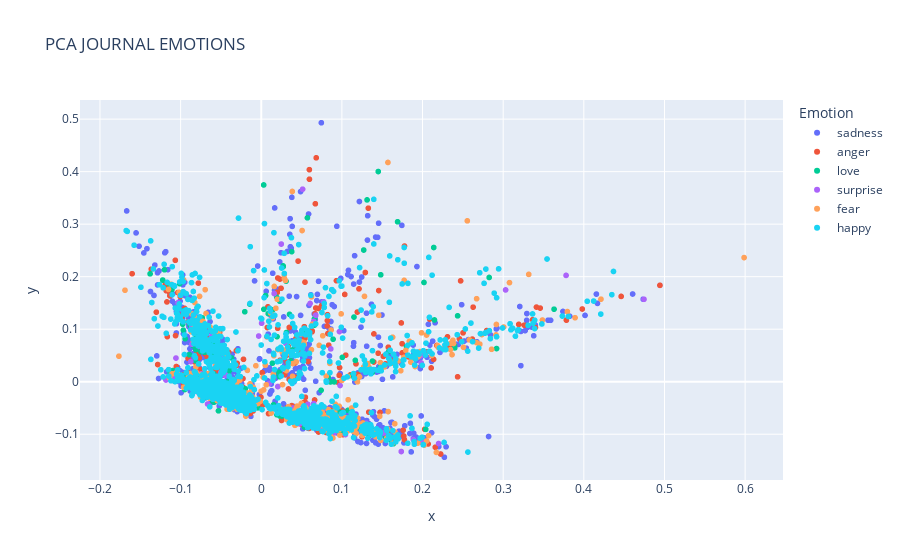

Here is the notebook cell this chart was saved with:
### Code cell
hero.scatterplot(dfJournal, col='pca_tfidf_clean_text',color='Emotion',title='PCA JOURNAL EMOTIONS')

### Figure 1 — Plotly figure (JSON) as saved in the notebook; plotly's stock layout.template omitted (floating-point values rounded to 4 significant figures; data arrays with more than 128 entries replaced by an {"elided": "..."} marker saying what was removed)
{"data": [{"hovertemplate": "Emotion=sadness<br>x=%{x}<br>y=%{y}<extra></extra>", "legendgroup": "sadness", "marker": {"color": "#636efa", "symbol": "circle"}, "mode": "markers", "name": "sadness", "showlegend": true, "type": "scattergl", "x": {"elided": "1443 float values"}, "xaxis": "x", "y": {"elided": "1443 float values"}, "yaxis": "y"}, {"hovertemplate": "Emotion=anger<br>x=%{x}<br>y=%{y}<extra></extra>", "legendgroup": "anger", "marker": {"color": "#EF553B", "symbol": "circle"}, "mode": "markers", "name": "anger", "showlegend": true, "type": "scattergl", "x": {"elided": "671 float values"}, "xaxis": "x", "y": {"elided": "671 float values"}, "yaxis": "y"}, {"hovertemplate": "Emotion=love<br>x=%{x}<br>y=%{y}<extra></extra>", "legendgroup": "love", "marker": {"color": "#00cc96", "symbol": "circle"}, "mode": "markers", "name": "love", "showlegend": true, "type": "scattergl", "x": {"elided": "401 float values"}, "xaxis": "x", "y": {"elided": "401 float values"}, "yaxis": "y"}, {"hovertemplate": "Emotion=surprise<br>x=%{x}<br>y=%{y}<extra></extra>", "legendgroup": "surprise", "marker": {"color": "#ab63fa", "symbol": "circle"}, "mode": "markers", "name": "surprise", "showlegend": true, "type": "scattergl", "x": {"elided": "198 float values"}, "xaxis": "x", "y": {"elided": "198 float values"}, "yaxis": "y"}, {"hovertemplate": "Emotion=fear<br>x=%{x}<br>y=%{y}<extra></extra>", "legendgroup": "fear", "marker": {"color": "#FFA15A", "symbol": "circle"}, "mode": "markers", "name": "fear", "showlegend": true, "type": "scattergl", "x": {"elided": "584 float values"}, "xaxis": "x", "y": {"elided": "584 float values"}, "yaxis": "y"}, {"hovertemplate": "Emotion=happy<br>x=%{x}<br>y=%{y}<extra></extra>", "legendgroup": "happy", "marker": {"color": "#19d3f3", "symbol": "circle"}, "mode": "markers", "name": "happy", "showlegend": true, "type": "scattergl", "x": {"elided": "1703 float values"}, "xaxis": "x", "y": {"elided": "1703 float values"}, "yaxis": "y"}], "layout": {"legend": {"title": {"text": "Emotion"}, "tracegroupgap": 0}, "title": {"text": "PCA JOURNAL EMOTIONS"}, "xaxis": {"anchor": "y", "domain": [0, 1], "title": {"text": "x"}}, "yaxis": {"anchor": "x", "domain": [0, 1], "title": {"text": "y"}}}}
